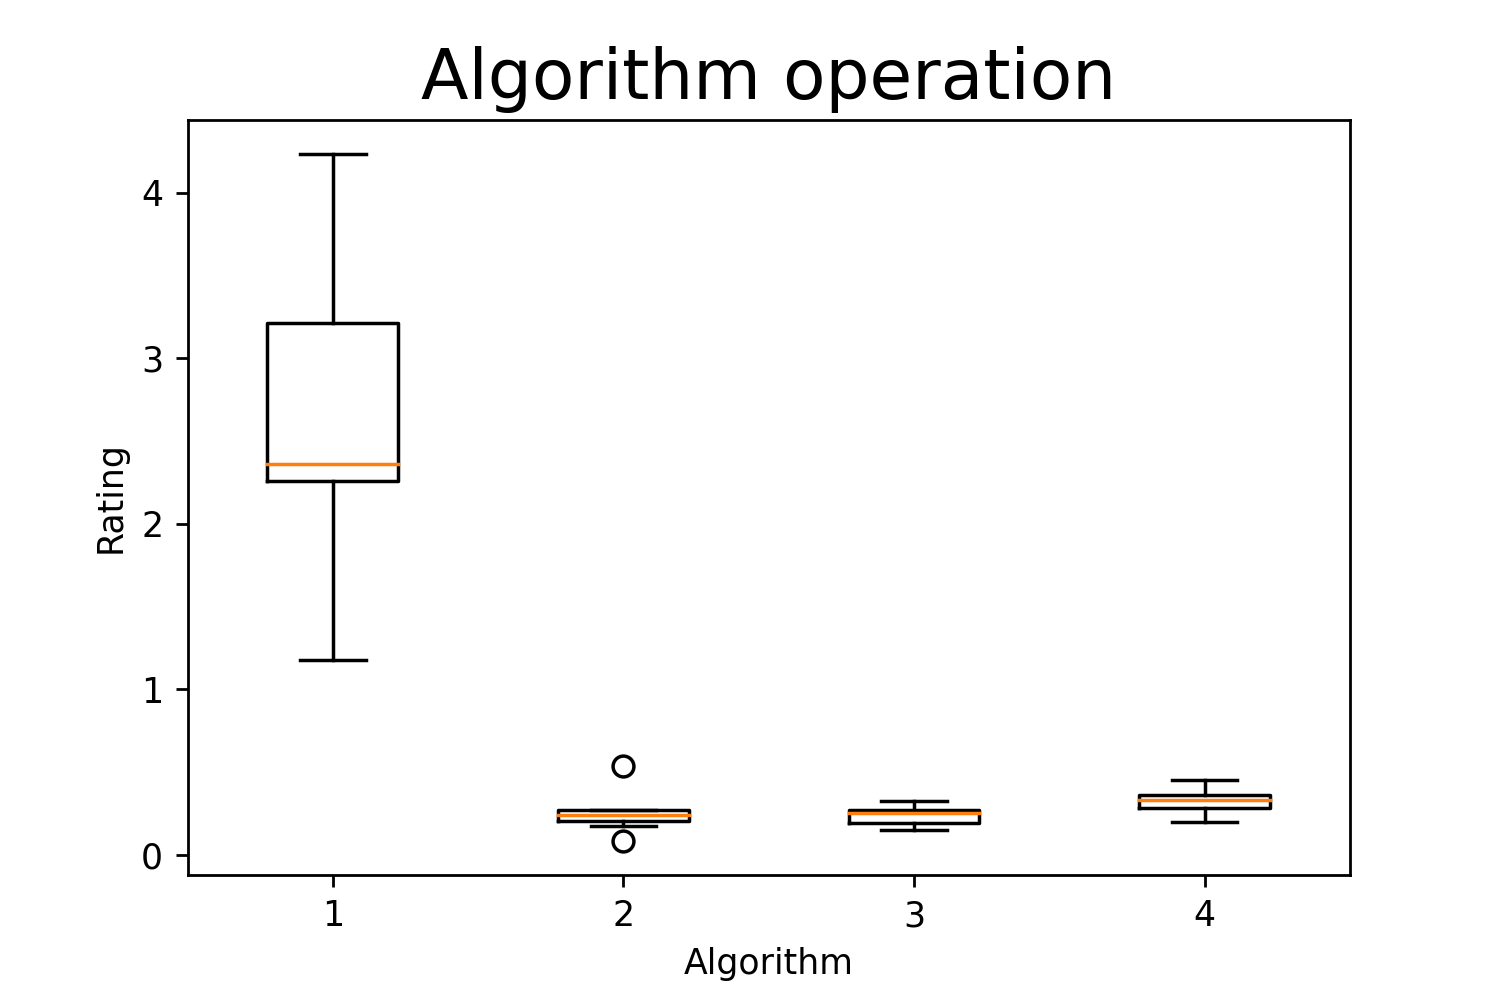

This chart was generated by the following Python code:
import matplotlib.pyplot as plt


# A - 1; B - 26; C - 51; D - 76

Algorithm_A = (2.38729,2.328662,4.231087,2.209522,1.176968,3.1967,
              2.273016,3.249281)
Algorithm_B = (0.538459,0.257165,0.274095,0.219281,0.221804,0.270092,
              0.172984,0.0860803)
Algorithm_C = (0.328015,0.292987,0.25361,0.207544,0.262962,0.151578,
              0.255272,0.156909)
Algorithm_D = (0.196328,0.344952,0.30918,0.402479,0.208477,0.332364,
              0.325413,0.450263)

Algorithm_all = [Algorithm_A, Algorithm_B, Algorithm_C, Algorithm_D]

fig, axes = plt.subplots()
fig.set_dpi(120)

axes.boxplot(Algorithm_all)
axes.set_title("Algorithm operation", fontsize=20)
axes.set(xlabel = 'Algorithm', ylabel = 'Rating')

plt.savefig('Example_8', dpi=(250))
plt.show()